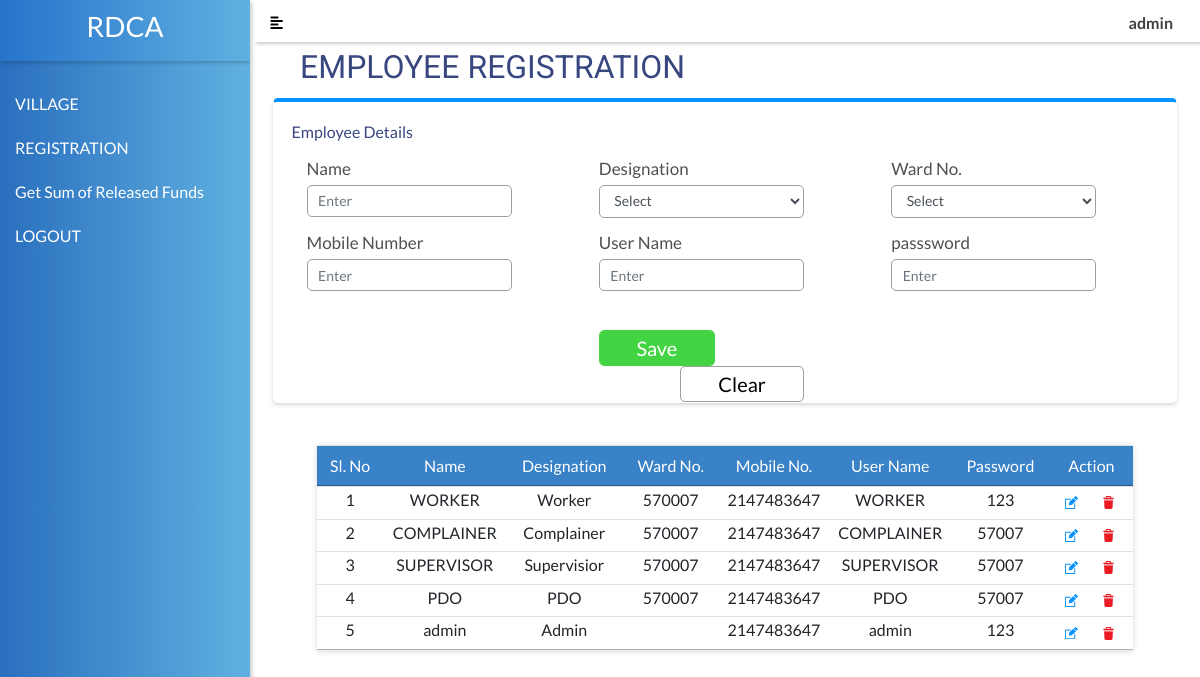
Page /admin/employe_registration.php (signed in) on the committed database.
### tables this page shows
CREATE TABLE IF NOT EXISTS `gen_std_users` (
  `slno` int(11) NOT NULL AUTO_INCREMENT,
  `name` varchar(250) NOT NULL,
  `user_name` varchar(250) NOT NULL,
  `password` varchar(250) NOT NULL,
  `mobile_no` int(11) NOT NULL,
  `user_type` varchar(250) NOT NULL,
  `designation` varchar(250) NOT NULL,
  `ward_no` varchar(250) NOT NULL,
  PRIMARY KEY (`slno`) USING BTREE
);

### admin/employe_registration.php (the view, shortened to what this page needs)
<div class="wrapper">
	<?php
  include"sidebar.php"
 ?>
		<div class="content">
			<?php
  include"topbar.php"
 ?>
 <link rel="stylesheet" href="https://ajax.googleapis.com/ajax/libs/jqueryui/1.12.1/themes/smoothness/jquery-ui.css">
			<h2 style="color:#394780;font: normal normal normal 32px/38px Roboto;letter-spacing: 0px;padding:5px 50px;"><span>EMPLOYEE</span> REGISTRATION</h2>
				<form id="frmMaster" method="post" class="form-horizontal" action="#">
			    <div class="card cardstyle " style="border-top:4px solid #0693FF;margin-left:23px !important;margin-right:23px !important;">
				<div class="card-body">
				<div class="form-row">
							<div class="col-md-12">
								<p class="" style="color:#394780;">Employee Details</p>
							</div>
						</div>
						<div class="form-row">
							<div class="col-md-4 ">
								<div class="form-group">
									<label class="col-lg-12 control-label labelstyle" style="">Name</label>
									<div class="col-lg-10">
										<input type="text" class="form-control textstyle" name="emp_name" id="emp_name" placeholder="Enter" />
									</div>
								</div>
							</div>
								<div class="col-md-4 ">
								<div class="form-group">
									<label class="col-lg-12 control-label labelstyle" style="">Designation</label>
									<div class="col-lg-10">
										<select class="form-control textstyle" name="designation" id="designation" >
											<option value="" selected disabled>Select</option>
										</select>
									</div>
								</div>
							</div>
					      <div class="col-md-4">
								<div class="form-group">
									<label class="col-lg-12 control-label labelstyle" style="">Ward No.</label>
									<div class="col-lg-10">
										<select class="form-control textstyle" name="ward_no" id="ward_no">
											<option value="" disabled selected>Select</option>
										</select>
									</div>
								</div>
							</div>
					       <div class="col-md-4">
								<div class="form-group">
									<label class="col-lg-12 control-label labelstyle" style="">Mobile Number</label>
									<div class="col-lg-10">
										<input type="text" class="form-control textstyle" name="mobileno" id="mobileno" placeholder="Enter" maxlength="10" />
									</div>
								</div>
							</div>
							<div class="col-md-4">
								<div class="form-group">
									<label class="col-lg-12 control-label labelstyle" style="">User Name</label>
									<div class="col-lg-10">
										<input type="text" class="form-control textstyle" name="user_name" id="user_name" placeholder="Enter" />
									</div>
								</div>
							</div>
						<div class="col-md-4">
								<div class="form-group">
									<label class="col-lg-12 control-label labelstyle" style="">passsword</label>
									<div class="col-lg-10">
										<input type="text" class="form-control textstyle" name="pass" id="pass" placeholder="Enter" />
									</div>
								</div>
							</div>
							<div class="col-md-4"></div>
						<div class="col-md-4" style="padding-top:25px;">
							<div class="col-lg-10 form-group">
								<input type="submit" class="btn savebtn" name="save1" id="save1" value="Save"/>
								<input type="reset" class="btn clearbtn" name="clear" id="clear" value="Clear" style="float:right"/>
							</div>
						</div>
					<div class="col-md-4"></div>
						</div>
				</div>
				</div>
				</form>
			<div class="row mt-5">
		<div class="col-md-1"></div>
		<div class="col-md-10 table-responsive tablecard">
			<table id="tbldept" class="table table-hover dataTable no-footer dtr-inline">
				<thead style="text-align:center;font-weight:normal;">
				   <tr style="text-align:center;font-weight:normal;">
						<th style="text-align:center;font-weight:normal;" >Sl. No</th>
						<th style="text-align:center;font-weight:normal;">Name</th>
						<th style="text-align:center;font-weight:normal;">Designation</th>
						<th style="text-align:center;font-weight:normal;">Ward No.</th>
						<th style="text-align:center;font-weight:normal;">Mobile No.</th>
						<th style="text-align:center;font-weight:normal;">User Name</th>
						<th style="text-align:center;font-weight:normal;">Password</th>
						<th style="text-align:center;font-weight:normal;">Action</th>
				   </tr>
				</thead>
				<tbody>
					<?php
						$select="select * from gen_std_users where designation!='' order by slno desc";
						$query=mysqli_query($con, $select);
						if(mysqli_num_rows($query)){
							$slno=0;
							while($row=mysqli_fetch_array($query))
							{
								$slno++;
					?>
					<tr>
						<td class="" style="text-align:center;"><?php echo $slno;?></td>
						<td class="" style="text-align:center;"><?php echo $row['name'];?></td>
						<td class="" style="text-align:center;"><?php echo $row['designation'];?></td>
						<td class="" style="text-align:center;"><?php echo $row['ward_no'];?></td>
						<td class="" style="text-align:center;"><?php echo $row['mobile_no'];?></td>
						<td class="" style="text-align:center;"><?php echo $row['user_name'];?></td>
						<td class="" style="text-align:center;"><?php echo $row['password'];?></td>
						<td style="text-align:center">
							<button type="submit" class="btn btn-icon p-edit edit_data" data-toggle="tooltip"  id="<?php echo $row['slno']?> " title="Edit" style="background: transparent;"><img src="../assets/images/Edit.svg" ></button>
							&nbsp;<a href="#" class="btn delete_data" data-toggle="tooltip"  id="<?php echo $row['slno']?> " title="Delete"><img src="../assets/images/Delete.svg"> </a>
						</td>
					</tr>
					<?php } } ?>
				</tbody>
			</table>
		</div>
		<div class="col-md-1"></div>
	</div>
		</div>
</div>

### admin/sidebar.php (shortened to what this page needs)
<!DOCTYPE html>
<html>
<head>
      <link rel="stylesheet" href="../assets/css/bootstrap.min.css">
      <link rel="stylesheet" href="../assets/css/fontawesome-all.min.css">
      <link rel="stylesheet" href="../assets/css/bootadmin.min.css">
      <link rel="stylesheet" href="../assets/css/bootstrapValidator.css">
      <link rel="stylesheet" href="../assets/css/toastr.css">
      <link rel="stylesheet" href="https://cdn.datatables.net/1.10.23/css/jquery.dataTables.min.css">
      <link rel="stylesheet" href="https://stackpath.bootstrapcdn.com/font-awesome/4.7.0/css/font-awesome.min.css">
      <link rel="stylesheet" href="https://cdnjs.cloudflare.com/ajax/libs/select2/4.0.13/css/select2.min.css">
		<link rel="stylesheet" href="https://ajax.googleapis.com/ajax/libs/jqueryui/1.12.1/themes/smoothness/jquery-ui.css">
   </head>
<body>
    <div >
        <nav id="sidebar">
            <div class="sidebar-header">
            <h2>RDCA</h2>
            </div>
            <ul class="list-unstyled components mt-4" style="margin:0px 5px 0px 5px;">
				   <?php
				   if($_SESSION['designation']=='Admin'){
				   ?>
                <li style="">
                    <a href="village.php"  class=""  style="font-size:16px;">VILLAGE</a>
                </li>
				 <li style="">
                    <a href="employe_registration.php" class=""  style="font-size:16px;">REGISTRATION</a>
                </li>
                <li style="">
                    <a type="button" id="getSumOfReleaseFunds" style="font-size:16px;">Get Sum of Released Funds</a>
                </li>
					<?php } ?>
                   <?php
				   if($_SESSION['designation']!='none'){
				   ?>
						   <li >
                            <a href=""  style="font-size:16px;" data-toggle="modal" data-target="#logoutModal">LOGOUT</a>
                </li>
				   <?php } ?>
            </ul>
        </nav>
    </div>
</body>
</html>

### admin/topbar.php (shortened to what this page needs)
          <nav class="navbar navbar-expand-lg navbar-light pb-0" style="margin-bottom:1px !important;padding-top:4px !important">
              <div class="container-fluid" style="padding-left:0px!important;">
                  <button type="button" id="sidebarCollapse" class="btn text-sidebar" style="background-color:transparent!important;">
                      <i class="fas fa-align-left"></i>
                  </button>
<div class="ml-auto navbar-collapse collapse nav-content order-3 order-md-3">
            <ul class="ml-auto nav navbar-nav">
                          <li class="nav-item">
                              <a class="nav-link" href="#"><strong><?php echo $_SESSION['id'];?></strong></a>
                          </li>
          </ul>
      </div>
              </div>
          </nav>

### admin/employe_registration.php (style rules this page uses)
label { font: normal normal 300 17px/20px Roboto;letter-spacing: 0px;color: #000000;height: 20px; }
input { border: 1px solid #9E9E9E!important; }

### admin/sidebar.php (style rules this page uses)
body { font-family: 'Lato', sans-serif; font-size:16px; background: white; }
th { font: normal normal medium 15px/18px Roboto; }
a, a:hover, a:focus { color: inherit; text-decoration: none; transition: all 0.3s; }
.navbar { padding: 11px 5px; background:transparent; margin-left:4px; border: none; border-radius: 0; margin-bottom: 40px; box-shadow: 2px 2px 3px rgba(0, 0, 0, 0.2); }
.wrapper { display: flex; width: 100%; align-items: stretch; }
#sidebar { min-width: 250px; max-width: 250px; background: transparent linear-gradient(90deg, #2A6FBE 0%, #60B1E1 100%) 0% 0% no-repeat padding-box; box-shadow: 0px 3px 6px #FFFFFF1C; opacity: 1; color: black; transition: all 0.3s; min-height: 100vh; //border-right:2px solid gray; box-shadow: 2px 2px 4px rgba(0, 0, 0, 0.2); height: 100%; // position: fixed; z-index: 1; overflow-x: hidden; }
#sidebar .sidebar-header { padding: 10px ; background: transparent linear-gradient(90deg, #2673CB 0%, #60B1E1 100%) 0% 0% no-repeat padding-box; box-shadow: 0px 3px 6px #FFFFFF1C; opacity: 1; color:white!important; text-align:center!important; box-shadow: 2px 2px 4px rgba(0, 0, 0, 0.2); }
#sidebar ul.components { padding: 0px!important; // border-bottom: 1px solid #47748b; }
#sidebar ul li a { padding: 10px; font-size: 21px; display: block; color:white; }
table.dataTable thead th, table.dataTable thead td { background:#3982C8 !important ; opacity: 1; color:white; padding:10px; }
table.dataTable tbody th, table.dataTable tbody td { padding:3px!important; }
table.dataTable thead th, table.dataTable thead td { padding:3px!important; border-bottom: 1px solid #111; }
input { background: #FFFFFF 0% 0% no-repeat padding-box; border: 1px solid #9E9E9E; border-radius: 5px; opacity: 1; }
.card { border:1px solid #fff; }
.cardstyle { background: #FFFFFF 0% 0% no-repeat padding-box;box-shadow: 0px 2px 4px #00000029;border-radius: 5px;opacity: 1; }
.labelstyle { font: normal normal normal 17px/21px Lato;letter-spacing: 0px;color: #505050;opacity: 1; }
.textstyle { height: 32px;background: #FFFFFF 0% 0% no-repeat padding-box;border: 1px solid #9E9E9E;border-radius: 5px;opacity: 1; }
.savebtn { width: 116px;height: 36px;background: #43D443 0% 0% no-repeat padding-box;border-radius: 5px;opacity: 1;border-color:#43D443!important;color:white;font: normal normal normal 20px/24px Lato;letter-spacing: 0px;color: #FFFFFF; }
.clearbtn { width: 124px;height: 36px;background: #FFFFFF 0% 0% no-repeat padding-box;border: 2px solid #C2C2C2;border-radius: 5px;opacity: 1; font: normal normal normal 20px/24px Lato;letter-spacing: 0px;padding-bottom: 3px!important;padding-top: 3px!important; }
table.dataTable thead th, table.dataTable thead td { background: #434343 0% 0% no-repeat padding-box;opacity: 1;color: white;padding: 10px!important; }
.card-body { padding-bottom: 0px!important; }
.tablecard { box-shadow: 0px 1px 6px #00000029;opacity: 1;padding-left: 0px;padding-right: 0px; }

### rows in the picture
gen_std_users: name "WORKER", designation "Worker", ward_no "570007", mobile_no "2147483647", user_name "WORKER", password "123"
gen_std_users: name "COMPLAINER", designation "Complainer", ward_no "570007", mobile_no "2147483647", user_name "COMPLAINER", password "57007"
gen_std_users: name "SUPERVISOR", designation "Supervisior", ward_no "570007", mobile_no "2147483647", user_name "SUPERVISOR", password "57007"
gen_std_users: name "PDO", designation "PDO", ward_no "570007", mobile_no "2147483647", user_name "PDO", password "57007"
gen_std_users: name "admin", designation "Admin", mobile_no "2147483647", user_name "admin", password "123"

### other values in the picture
$_SESSION['id'] "admin"
